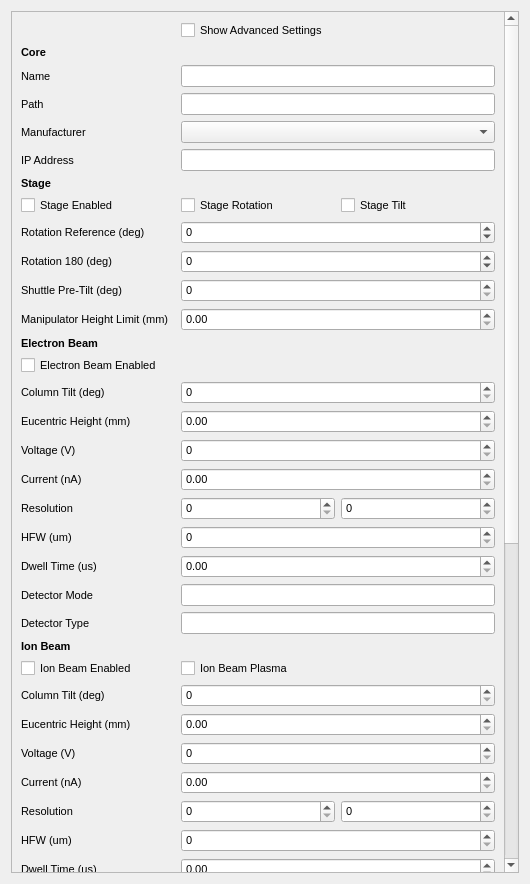
<?xml version="1.0" encoding="UTF-8"?>
<ui version="4.0">
 <class>Form</class>
 <widget class="QWidget" name="Form">
  <property name="geometry">
   <rect>
    <x>0</x>
    <y>0</y>
    <width>530</width>
    <height>884</height>
   </rect>
  </property>
  <property name="windowTitle">
   <string>Form</string>
  </property>
  <layout class="QGridLayout" name="gridLayout">
   <item row="2" column="0" colspan="2">
    <widget class="QScrollArea" name="scrollArea">
     <property name="font">
      <font>
       <pointsize>8</pointsize>
      </font>
     </property>
     <property name="widgetResizable">
      <bool>true</bool>
     </property>
     <widget class="QWidget" name="scrollAreaWidgetContents">
      <property name="geometry">
       <rect>
        <x>0</x>
        <y>0</y>
        <width>496</width>
        <height>1397</height>
       </rect>
      </property>
      <layout class="QGridLayout" name="gridLayout_2">
       <item row="27" column="1" colspan="2">
        <widget class="QLineEdit" name="lineEdit_electron_detector_mode">
         <property name="font">
          <font>
           <pointsize>8</pointsize>
          </font>
         </property>
        </widget>
       </item>
       <item row="32" column="1" colspan="2">
        <widget class="QDoubleSpinBox" name="doubleSpinBox_ion_eucentric_height">
         <property name="font">
          <font>
           <pointsize>8</pointsize>
          </font>
         </property>
        </widget>
       </item>
       <item row="27" column="0">
        <widget class="QLabel" name="label_electron_detector_mode">
         <property name="font">
          <font>
           <pointsize>8</pointsize>
          </font>
         </property>
         <property name="text">
          <string>Detector Mode</string>
         </property>
        </widget>
       </item>
       <item row="5" column="0">
        <widget class="QLabel" name="label_configuration_path">
         <property name="font">
          <font>
           <pointsize>8</pointsize>
          </font>
         </property>
         <property name="text">
          <string>Path</string>
         </property>
        </widget>
       </item>
       <item row="36" column="0">
        <widget class="QLabel" name="label_ion_hfw">
         <property name="font">
          <font>
           <pointsize>8</pointsize>
          </font>
         </property>
         <property name="text">
          <string>HFW (um)</string>
         </property>
        </widget>
       </item>
       <item row="4" column="0">
        <widget class="QLabel" name="label_configuration_name">
         <property name="font">
          <font>
           <pointsize>8</pointsize>
          </font>
         </property>
         <property name="text">
          <string>Name</string>
         </property>
        </widget>
       </item>
       <item row="47" column="0" colspan="3">
        <widget class="QLabel" name="label_milling_header">
         <property name="font">
          <font>
           <pointsize>8</pointsize>
           <weight>75</weight>
           <bold>true</bold>
          </font>
         </property>
         <property name="text">
          <string>Milling</string>
         </property>
        </widget>
       </item>
       <item row="23" column="1" colspan="2">
        <widget class="QDoubleSpinBox" name="doubleSpinBox_electron_current">
         <property name="font">
          <font>
           <pointsize>8</pointsize>
          </font>
         </property>
         <property name="maximum">
          <double>100000000.000000000000000</double>
         </property>
        </widget>
       </item>
       <item row="17" column="1" colspan="2">
        <widget class="QSpinBox" name="spinBox_electron_column_tilt">
         <property name="font">
          <font>
           <pointsize>8</pointsize>
          </font>
         </property>
         <property name="maximum">
          <number>180</number>
         </property>
        </widget>
       </item>
       <item row="30" column="1">
        <widget class="QCheckBox" name="checkBox_subsystems_ion_plasma">
         <property name="font">
          <font>
           <pointsize>8</pointsize>
          </font>
         </property>
         <property name="text">
          <string>Ion Beam Plasma</string>
         </property>
        </widget>
       </item>
       <item row="53" column="0">
        <widget class="QLabel" name="label_milling_spot_size">
         <property name="font">
          <font>
           <pointsize>8</pointsize>
          </font>
         </property>
         <property name="text">
          <string>Spot Size (nm)</string>
         </property>
        </widget>
       </item>
       <item row="52" column="1" colspan="2">
        <widget class="QDoubleSpinBox" name="doubleSpinBox_milling_rate">
         <property name="font">
          <font>
           <pointsize>8</pointsize>
          </font>
         </property>
         <property name="maximum">
          <double>10000000.000000000000000</double>
         </property>
        </widget>
       </item>
       <item row="10" column="2">
        <widget class="QCheckBox" name="checkBox_subsystems_stage_tilt">
         <property name="font">
          <font>
           <pointsize>8</pointsize>
          </font>
         </property>
         <property name="text">
          <string>Stage Tilt</string>
         </property>
        </widget>
       </item>
       <item row="46" column="1">
        <widget class="QCheckBox" name="checkBox_imaging_autogamma">
         <property name="font">
          <font>
           <pointsize>8</pointsize>
          </font>
         </property>
         <property name="text">
          <string>AutoGamma</string>
         </property>
        </widget>
       </item>
       <item row="44" column="0">
        <widget class="QLabel" name="label_imaging_dwell_time">
         <property name="font">
          <font>
           <pointsize>8</pointsize>
          </font>
         </property>
         <property name="text">
          <string>Dwell Time (us)</string>
         </property>
        </widget>
       </item>
       <item row="43" column="1" colspan="2">
        <widget class="QDoubleSpinBox" name="doubleSpinBox_imaging_hfw">
         <property name="font">
          <font>
           <pointsize>8</pointsize>
          </font>
         </property>
         <property name="decimals">
          <number>0</number>
         </property>
         <property name="maximum">
          <double>100000.000000000000000</double>
         </property>
        </widget>
       </item>
       <item row="38" column="0">
        <widget class="QLabel" name="label_ion_detector_mode">
         <property name="font">
          <font>
           <pointsize>8</pointsize>
          </font>
         </property>
         <property name="text">
          <string>Detector Mode</string>
         </property>
        </widget>
       </item>
       <item row="7" column="1" colspan="2">
        <widget class="QLineEdit" name="lineEdit_configuration_ip_address">
         <property name="font">
          <font>
           <pointsize>8</pointsize>
          </font>
         </property>
        </widget>
       </item>
       <item row="39" column="1" colspan="2">
        <widget class="QLineEdit" name="lineEdit_ion_detector_type">
         <property name="font">
          <font>
           <pointsize>8</pointsize>
          </font>
         </property>
        </widget>
       </item>
       <item row="42" column="0">
        <widget class="QLabel" name="label_imaging_resolution">
         <property name="font">
          <font>
           <pointsize>8</pointsize>
          </font>
         </property>
         <property name="text">
          <string>Resolution</string>
         </property>
        </widget>
       </item>
       <item row="10" column="0">
        <widget class="QCheckBox" name="checkBox_subsystems_stage_enabled">
         <property name="font">
          <font>
           <pointsize>8</pointsize>
          </font>
         </property>
         <property name="text">
          <string>Stage Enabled</string>
         </property>
        </widget>
       </item>
       <item row="52" column="0">
        <widget class="QLabel" name="label_milling_rate">
         <property name="font">
          <font>
           <pointsize>8</pointsize>
          </font>
         </property>
         <property name="text">
          <string>Rate (um3/s)</string>
         </property>
        </widget>
       </item>
       <item row="17" column="0">
        <widget class="QLabel" name="label_electron_column_tilt">
         <property name="font">
          <font>
           <pointsize>8</pointsize>
          </font>
         </property>
         <property name="text">
          <string>Column Tilt (deg)</string>
         </property>
        </widget>
       </item>
       <item row="13" column="1" colspan="2">
        <widget class="QSpinBox" name="spinBox_stage_shuttle_pre_tilt">
         <property name="font">
          <font>
           <pointsize>8</pointsize>
          </font>
         </property>
         <property name="maximum">
          <number>180</number>
         </property>
        </widget>
       </item>
       <item row="25" column="0">
        <widget class="QLabel" name="label_electron_hfw">
         <property name="font">
          <font>
           <pointsize>8</pointsize>
          </font>
         </property>
         <property name="text">
          <string>HFW (um)</string>
         </property>
        </widget>
       </item>
       <item row="12" column="1" colspan="2">
        <widget class="QSpinBox" name="spinBox_stage_rotation_180">
         <property name="font">
          <font>
           <pointsize>8</pointsize>
          </font>
         </property>
         <property name="minimum">
          <number>-360</number>
         </property>
         <property name="maximum">
          <number>360</number>
         </property>
        </widget>
       </item>
       <item row="33" column="0">
        <widget class="QLabel" name="label_ion_voltage">
         <property name="font">
          <font>
           <pointsize>8</pointsize>
          </font>
         </property>
         <property name="text">
          <string>Voltage (V)</string>
         </property>
        </widget>
       </item>
       <item row="48" column="1" colspan="2">
        <widget class="QDoubleSpinBox" name="doubleSpinBox_milling_voltage">
         <property name="font">
          <font>
           <pointsize>8</pointsize>
          </font>
         </property>
         <property name="decimals">
          <number>0</number>
         </property>
         <property name="maximum">
          <double>10000000.000000000000000</double>
         </property>
        </widget>
       </item>
       <item row="51" column="0">
        <widget class="QLabel" name="label_milling_dwell_time">
         <property name="font">
          <font>
           <pointsize>8</pointsize>
          </font>
         </property>
         <property name="text">
          <string>Dwell Time (us)</string>
         </property>
        </widget>
       </item>
       <item row="26" column="0">
        <widget class="QLabel" name="label_electron_dwell_time">
         <property name="font">
          <font>
           <pointsize>8</pointsize>
          </font>
         </property>
         <property name="text">
          <string>Dwell Time (us)</string>
         </property>
        </widget>
       </item>
       <item row="15" column="0" colspan="3">
        <widget class="QLabel" name="label_electron_header">
         <property name="font">
          <font>
           <pointsize>8</pointsize>
           <weight>75</weight>
           <bold>true</bold>
          </font>
         </property>
         <property name="text">
          <string>Electron Beam</string>
         </property>
        </widget>
       </item>
       <item row="34" column="1" colspan="2">
        <widget class="QDoubleSpinBox" name="doubleSpinBox_ion_current">
         <property name="font">
          <font>
           <pointsize>8</pointsize>
          </font>
         </property>
         <property name="maximum">
          <double>10000000000.000000000000000</double>
         </property>
        </widget>
       </item>
       <item row="53" column="1" colspan="2">
        <widget class="QDoubleSpinBox" name="doubleSpinBox_milling_spot_size">
         <property name="font">
          <font>
           <pointsize>8</pointsize>
          </font>
         </property>
         <property name="maximum">
          <double>10000000.000000000000000</double>
         </property>
        </widget>
       </item>
       <item row="11" column="1" colspan="2">
        <widget class="QSpinBox" name="spinBox_stage_rotation_reference">
         <property name="font">
          <font>
           <pointsize>8</pointsize>
          </font>
         </property>
         <property name="minimum">
          <number>-360</number>
         </property>
         <property name="maximum">
          <number>360</number>
         </property>
        </widget>
       </item>
       <item row="3" column="0">
        <widget class="QLabel" name="label_configuration_header">
         <property name="font">
          <font>
           <pointsize>8</pointsize>
           <weight>75</weight>
           <bold>true</bold>
          </font>
         </property>
         <property name="text">
          <string>Core</string>
         </property>
        </widget>
       </item>
       <item row="33" column="1" colspan="2">
        <widget class="QDoubleSpinBox" name="doubleSpinBox_ion_voltage">
         <property name="font">
          <font>
           <pointsize>8</pointsize>
          </font>
         </property>
         <property name="decimals">
          <number>0</number>
         </property>
         <property name="maximum">
          <double>100000000000.000000000000000</double>
         </property>
        </widget>
       </item>
       <item row="39" column="0">
        <widget class="QLabel" name="label_ion_detector_type">
         <property name="font">
          <font>
           <pointsize>8</pointsize>
          </font>
         </property>
         <property name="text">
          <string>Detector Type</string>
         </property>
        </widget>
       </item>
       <item row="45" column="0">
        <widget class="QLabel" name="label_imaging_current">
         <property name="font">
          <font>
           <pointsize>8</pointsize>
          </font>
         </property>
         <property name="text">
          <string>Imaging Current (nA)</string>
         </property>
        </widget>
       </item>
       <item row="46" column="2">
        <widget class="QCheckBox" name="checkBox_imaging_autosave">
         <property name="font">
          <font>
           <pointsize>8</pointsize>
          </font>
         </property>
         <property name="text">
          <string>AutoSave</string>
         </property>
        </widget>
       </item>
       <item row="41" column="0">
        <widget class="QLabel" name="label_imaging_beam_type">
         <property name="font">
          <font>
           <pointsize>8</pointsize>
          </font>
         </property>
         <property name="text">
          <string>Beam Type</string>
         </property>
        </widget>
       </item>
       <item row="46" column="0">
        <widget class="QCheckBox" name="checkBox_imaging_autocontrast">
         <property name="font">
          <font>
           <pointsize>8</pointsize>
          </font>
         </property>
         <property name="text">
          <string>AutoContrast</string>
         </property>
        </widget>
       </item>
       <item row="16" column="0">
        <widget class="QCheckBox" name="checkBox_subsystems_electron_enabled">
         <property name="font">
          <font>
           <pointsize>8</pointsize>
          </font>
         </property>
         <property name="text">
          <string>Electron Beam Enabled</string>
         </property>
        </widget>
       </item>
       <item row="12" column="0">
        <widget class="QLabel" name="label_stage_rotation_180">
         <property name="font">
          <font>
           <pointsize>8</pointsize>
          </font>
         </property>
         <property name="text">
          <string>Rotation 180 (deg)</string>
         </property>
        </widget>
       </item>
       <item row="43" column="0">
        <widget class="QLabel" name="label_imaging_hfw">
         <property name="font">
          <font>
           <pointsize>8</pointsize>
          </font>
         </property>
         <property name="text">
          <string>HFW (um)</string>
         </property>
        </widget>
       </item>
       <item row="22" column="1" colspan="2">
        <widget class="QDoubleSpinBox" name="doubleSpinBox_electron_voltage">
         <property name="font">
          <font>
           <pointsize>8</pointsize>
          </font>
         </property>
         <property name="decimals">
          <number>0</number>
         </property>
         <property name="maximum">
          <double>100000000000.000000000000000</double>
         </property>
        </widget>
       </item>
       <item row="7" column="0">
        <widget class="QLabel" name="label_configuration_ip_address">
         <property name="font">
          <font>
           <pointsize>8</pointsize>
          </font>
         </property>
         <property name="text">
          <string>IP Address</string>
         </property>
        </widget>
       </item>
       <item row="28" column="1" colspan="2">
        <widget class="QLineEdit" name="lineEdit_electron_detector_type">
         <property name="font">
          <font>
           <pointsize>8</pointsize>
          </font>
         </property>
        </widget>
       </item>
       <item row="59" column="1">
        <widget class="QCheckBox" name="checkBox_subsystems_manipulator_rotation">
         <property name="font">
          <font>
           <pointsize>8</pointsize>
          </font>
         </property>
         <property name="text">
          <string>Manipulator Rotation</string>
         </property>
        </widget>
       </item>
       <item row="5" column="1" colspan="2">
        <widget class="QLineEdit" name="lineEdit_configuration_path">
         <property name="font">
          <font>
           <pointsize>8</pointsize>
          </font>
         </property>
        </widget>
       </item>
       <item row="11" column="0">
        <widget class="QLabel" name="label_stage_rotation_reference">
         <property name="font">
          <font>
           <pointsize>8</pointsize>
          </font>
         </property>
         <property name="text">
          <string>Rotation Reference (deg)</string>
         </property>
        </widget>
       </item>
       <item row="29" column="0" colspan="3">
        <widget class="QLabel" name="label_ion_header">
         <property name="font">
          <font>
           <pointsize>8</pointsize>
           <weight>75</weight>
           <bold>true</bold>
          </font>
         </property>
         <property name="text">
          <string>Ion Beam</string>
         </property>
        </widget>
       </item>
       <item row="6" column="0">
        <widget class="QLabel" name="label_configuration_manufacturer">
         <property name="font">
          <font>
           <pointsize>8</pointsize>
          </font>
         </property>
         <property name="text">
          <string>Manufacturer</string>
         </property>
        </widget>
       </item>
       <item row="40" column="0" colspan="3">
        <widget class="QLabel" name="label_imaging_header">
         <property name="font">
          <font>
           <pointsize>8</pointsize>
           <weight>75</weight>
           <bold>true</bold>
          </font>
         </property>
         <property name="text">
          <string>Imaging</string>
         </property>
        </widget>
       </item>
       <item row="6" column="1" colspan="2">
        <widget class="QComboBox" name="comboBox_configuration_manufacturer">
         <property name="font">
          <font>
           <pointsize>8</pointsize>
          </font>
         </property>
        </widget>
       </item>
       <item row="60" column="2">
        <widget class="QCheckBox" name="checkBox_subsystems_gis_sputter_coater_enabled">
         <property name="font">
          <font>
           <pointsize>8</pointsize>
          </font>
         </property>
         <property name="text">
          <string>Sputter Coat Enabled</string>
         </property>
        </widget>
       </item>
       <item row="49" column="1" colspan="2">
        <widget class="QDoubleSpinBox" name="doubleSpinBox_milling_current">
         <property name="font">
          <font>
           <pointsize>8</pointsize>
          </font>
         </property>
         <property name="maximum">
          <double>100000000.000000000000000</double>
         </property>
        </widget>
       </item>
       <item row="31" column="1" colspan="2">
        <widget class="QSpinBox" name="spinBox_ion_column_tilt">
         <property name="font">
          <font>
           <pointsize>8</pointsize>
          </font>
         </property>
         <property name="maximum">
          <number>180</number>
         </property>
        </widget>
       </item>
       <item row="23" column="0">
        <widget class="QLabel" name="label_electron_current">
         <property name="font">
          <font>
           <pointsize>8</pointsize>
          </font>
         </property>
         <property name="text">
          <string>Current (nA)</string>
         </property>
        </widget>
       </item>
       <item row="10" column="1">
        <widget class="QCheckBox" name="checkBox_subsystems_stage_rotation">
         <property name="font">
          <font>
           <pointsize>8</pointsize>
          </font>
         </property>
         <property name="text">
          <string>Stage Rotation</string>
         </property>
        </widget>
       </item>
       <item row="60" column="1">
        <widget class="QCheckBox" name="checkBox_subsystems_gis_multichem_enabled">
         <property name="font">
          <font>
           <pointsize>8</pointsize>
          </font>
         </property>
         <property name="text">
          <string>MultiChem Enabled</string>
         </property>
        </widget>
       </item>
       <item row="48" column="0">
        <widget class="QLabel" name="label_milling_voltage">
         <property name="font">
          <font>
           <pointsize>8</pointsize>
          </font>
         </property>
         <property name="text">
          <string>Milling Voltage (V)</string>
         </property>
        </widget>
       </item>
       <item row="30" column="0">
        <widget class="QCheckBox" name="checkBox_subsystems_ion_enabled">
         <property name="font">
          <font>
           <pointsize>8</pointsize>
          </font>
         </property>
         <property name="text">
          <string>Ion Beam Enabled</string>
         </property>
        </widget>
       </item>
       <item row="59" column="0">
        <widget class="QCheckBox" name="checkBox_subsystems_manipulator_enabled">
         <property name="font">
          <font>
           <pointsize>8</pointsize>
          </font>
         </property>
         <property name="text">
          <string>Manipulator Enabled</string>
         </property>
        </widget>
       </item>
       <item row="13" column="0">
        <widget class="QLabel" name="label_stage_shuttle_pre_tilt">
         <property name="font">
          <font>
           <pointsize>8</pointsize>
          </font>
         </property>
         <property name="text">
          <string>Shuttle Pre-Tilt (deg)</string>
         </property>
        </widget>
       </item>
       <item row="21" column="1" colspan="2">
        <widget class="QDoubleSpinBox" name="doubleSpinBox_electron_eucentric_height">
         <property name="font">
          <font>
           <pointsize>8</pointsize>
          </font>
         </property>
        </widget>
       </item>
       <item row="21" column="0">
        <widget class="QLabel" name="label_electron_eucentric_height">
         <property name="font">
          <font>
           <pointsize>8</pointsize>
          </font>
         </property>
         <property name="text">
          <string>Eucentric Height (mm)</string>
         </property>
        </widget>
       </item>
       <item row="14" column="0">
        <widget class="QLabel" name="label_stage_manipulator_height_limit">
         <property name="font">
          <font>
           <pointsize>8</pointsize>
          </font>
         </property>
         <property name="text">
          <string>Manipulator Height Limit (mm)</string>
         </property>
        </widget>
       </item>
       <item row="60" column="0">
        <widget class="QCheckBox" name="checkBox_subsystems_gis_enabled">
         <property name="font">
          <font>
           <pointsize>8</pointsize>
          </font>
         </property>
         <property name="text">
          <string>GIS Enabled</string>
         </property>
        </widget>
       </item>
       <item row="22" column="0">
        <widget class="QLabel" name="label_electron_voltage">
         <property name="font">
          <font>
           <pointsize>8</pointsize>
          </font>
         </property>
         <property name="text">
          <string>Voltage (V)</string>
         </property>
        </widget>
       </item>
       <item row="35" column="0">
        <widget class="QLabel" name="label_ion_resolution">
         <property name="font">
          <font>
           <pointsize>8</pointsize>
          </font>
         </property>
         <property name="text">
          <string>Resolution</string>
         </property>
        </widget>
       </item>
       <item row="51" column="1" colspan="2">
        <widget class="QDoubleSpinBox" name="doubleSpinBox_milling_dwell_time">
         <property name="font">
          <font>
           <pointsize>8</pointsize>
          </font>
         </property>
         <property name="maximum">
          <double>1000000.000000000000000</double>
         </property>
        </widget>
       </item>
       <item row="34" column="0">
        <widget class="QLabel" name="label_ion_current">
         <property name="font">
          <font>
           <pointsize>8</pointsize>
          </font>
         </property>
         <property name="text">
          <string>Current (nA)</string>
         </property>
        </widget>
       </item>
       <item row="31" column="0">
        <widget class="QLabel" name="label_ion_column_tilt">
         <property name="font">
          <font>
           <pointsize>8</pointsize>
          </font>
         </property>
         <property name="text">
          <string>Column Tilt (deg)</string>
         </property>
        </widget>
       </item>
       <item row="54" column="1" colspan="2">
        <widget class="QLineEdit" name="lineEdit_milling_preset">
         <property name="font">
          <font>
           <pointsize>8</pointsize>
          </font>
         </property>
        </widget>
       </item>
       <item row="38" column="1" colspan="2">
        <widget class="QLineEdit" name="lineEdit_ion_detector_mode">
         <property name="font">
          <font>
           <pointsize>8</pointsize>
          </font>
         </property>
        </widget>
       </item>
       <item row="32" column="0">
        <widget class="QLabel" name="label_ion_eucentric_height">
         <property name="font">
          <font>
           <pointsize>8</pointsize>
          </font>
         </property>
         <property name="text">
          <string>Eucentric Height (mm)</string>
         </property>
        </widget>
       </item>
       <item row="44" column="1" colspan="2">
        <widget class="QDoubleSpinBox" name="doubleSpinBox_imaging_dwell_time">
         <property name="font">
          <font>
           <pointsize>8</pointsize>
          </font>
         </property>
         <property name="maximum">
          <double>1000000.000000000000000</double>
         </property>
        </widget>
       </item>
       <item row="41" column="1" colspan="2">
        <widget class="QComboBox" name="comboBox_imaging_beam_type">
         <property name="font">
          <font>
           <pointsize>8</pointsize>
          </font>
         </property>
        </widget>
       </item>
       <item row="45" column="1" colspan="2">
        <widget class="QDoubleSpinBox" name="doubleSpinBox_imaging_current">
         <property name="font">
          <font>
           <pointsize>8</pointsize>
          </font>
         </property>
         <property name="maximum">
          <double>10000000.000000000000000</double>
         </property>
        </widget>
       </item>
       <item row="49" column="0">
        <widget class="QLabel" name="label_milling_current">
         <property name="font">
          <font>
           <pointsize>8</pointsize>
          </font>
         </property>
         <property name="text">
          <string>Milling Current (nA)</string>
         </property>
        </widget>
       </item>
       <item row="55" column="0" colspan="3">
        <widget class="QLabel" name="label_subsystems_header">
         <property name="font">
          <font>
           <pointsize>8</pointsize>
           <weight>75</weight>
           <bold>true</bold>
          </font>
         </property>
         <property name="text">
          <string>Subsystems</string>
         </property>
        </widget>
       </item>
       <item row="9" column="0" colspan="3">
        <widget class="QLabel" name="label_stage_header">
         <property name="font">
          <font>
           <pointsize>8</pointsize>
           <weight>75</weight>
           <bold>true</bold>
          </font>
         </property>
         <property name="text">
          <string>Stage</string>
         </property>
        </widget>
       </item>
       <item row="42" column="1">
        <widget class="QSpinBox" name="spinBox_imaging_resolution_x">
         <property name="font">
          <font>
           <pointsize>8</pointsize>
          </font>
         </property>
         <property name="maximum">
          <number>100000</number>
         </property>
        </widget>
       </item>
       <item row="28" column="0">
        <widget class="QLabel" name="label_electron_detector_type">
         <property name="font">
          <font>
           <pointsize>8</pointsize>
          </font>
         </property>
         <property name="text">
          <string>Detector Type</string>
         </property>
        </widget>
       </item>
       <item row="24" column="0">
        <widget class="QLabel" name="label_electron_resolution">
         <property name="font">
          <font>
           <pointsize>8</pointsize>
          </font>
         </property>
         <property name="text">
          <string>Resolution</string>
         </property>
        </widget>
       </item>
       <item row="4" column="1" colspan="2">
        <widget class="QLineEdit" name="lineEdit_configuration_name">
         <property name="font">
          <font>
           <pointsize>8</pointsize>
          </font>
         </property>
        </widget>
       </item>
       <item row="42" column="2">
        <widget class="QSpinBox" name="spinBox_imaging_resolution_y">
         <property name="font">
          <font>
           <pointsize>8</pointsize>
          </font>
         </property>
         <property name="maximum">
          <number>100000</number>
         </property>
        </widget>
       </item>
       <item row="54" column="0">
        <widget class="QLabel" name="label_milling_preset">
         <property name="font">
          <font>
           <pointsize>8</pointsize>
          </font>
         </property>
         <property name="text">
          <string>Preset </string>
         </property>
        </widget>
       </item>
       <item row="14" column="1" colspan="2">
        <widget class="QDoubleSpinBox" name="doubleSpinBox_stage_manipulator_height_limit">
         <property name="font">
          <font>
           <pointsize>8</pointsize>
          </font>
         </property>
        </widget>
       </item>
       <item row="59" column="2">
        <widget class="QCheckBox" name="checkBox_subsystems_manipulator_tilt">
         <property name="font">
          <font>
           <pointsize>8</pointsize>
          </font>
         </property>
         <property name="text">
          <string>Manipulator Tilt</string>
         </property>
        </widget>
       </item>
       <item row="37" column="0">
        <widget class="QLabel" name="label_ion_dwell_time">
         <property name="font">
          <font>
           <pointsize>8</pointsize>
          </font>
         </property>
         <property name="text">
          <string>Dwell Time (us)</string>
         </property>
        </widget>
       </item>
       <item row="37" column="1" colspan="2">
        <widget class="QDoubleSpinBox" name="doubleSpinBox_ion_dwell_time">
         <property name="font">
          <font>
           <pointsize>8</pointsize>
          </font>
         </property>
         <property name="maximum">
          <double>1000000.000000000000000</double>
         </property>
        </widget>
       </item>
       <item row="26" column="1" colspan="2">
        <widget class="QDoubleSpinBox" name="doubleSpinBox_electron_dwell_time">
         <property name="font">
          <font>
           <pointsize>8</pointsize>
          </font>
         </property>
         <property name="maximum">
          <double>10000000.000000000000000</double>
         </property>
        </widget>
       </item>
       <item row="25" column="1" colspan="2">
        <widget class="QDoubleSpinBox" name="doubleSpinBox_electron_hfw">
         <property name="font">
          <font>
           <pointsize>8</pointsize>
          </font>
         </property>
         <property name="decimals">
          <number>0</number>
         </property>
         <property name="maximum">
          <double>100000.000000000000000</double>
         </property>
        </widget>
       </item>
       <item row="36" column="1" colspan="2">
        <widget class="QDoubleSpinBox" name="doubleSpinBox_ion_hfw">
         <property name="font">
          <font>
           <pointsize>8</pointsize>
          </font>
         </property>
         <property name="decimals">
          <number>0</number>
         </property>
         <property name="maximum">
          <double>100000.000000000000000</double>
         </property>
        </widget>
       </item>
       <item row="24" column="1">
        <widget class="QSpinBox" name="spinBox_electron_resolution_x">
         <property name="font">
          <font>
           <pointsize>8</pointsize>
          </font>
         </property>
         <property name="maximum">
          <number>100000</number>
         </property>
        </widget>
       </item>
       <item row="24" column="2">
        <widget class="QSpinBox" name="spinBox_electron_resolution_y">
         <property name="font">
          <font>
           <pointsize>8</pointsize>
          </font>
         </property>
         <property name="maximum">
          <number>100000</number>
         </property>
        </widget>
       </item>
       <item row="35" column="1">
        <widget class="QSpinBox" name="spinBox_ion_resolution_x">
         <property name="font">
          <font>
           <pointsize>8</pointsize>
          </font>
         </property>
         <property name="maximum">
          <number>100000000</number>
         </property>
        </widget>
       </item>
       <item row="35" column="2">
        <widget class="QSpinBox" name="spinBox_ion_resolution_y">
         <property name="font">
          <font>
           <pointsize>8</pointsize>
          </font>
         </property>
         <property name="maximum">
          <number>100000000</number>
         </property>
        </widget>
       </item>
       <item row="0" column="1">
        <widget class="QCheckBox" name="checkBox_show_advanced_settings">
         <property name="font">
          <font>
           <pointsize>8</pointsize>
          </font>
         </property>
         <property name="text">
          <string>Show Advanced Settings</string>
         </property>
        </widget>
       </item>
      </layout>
     </widget>
    </widget>
   </item>
  </layout>
 </widget>
 <resources/>
 <connections/>
</ui>
